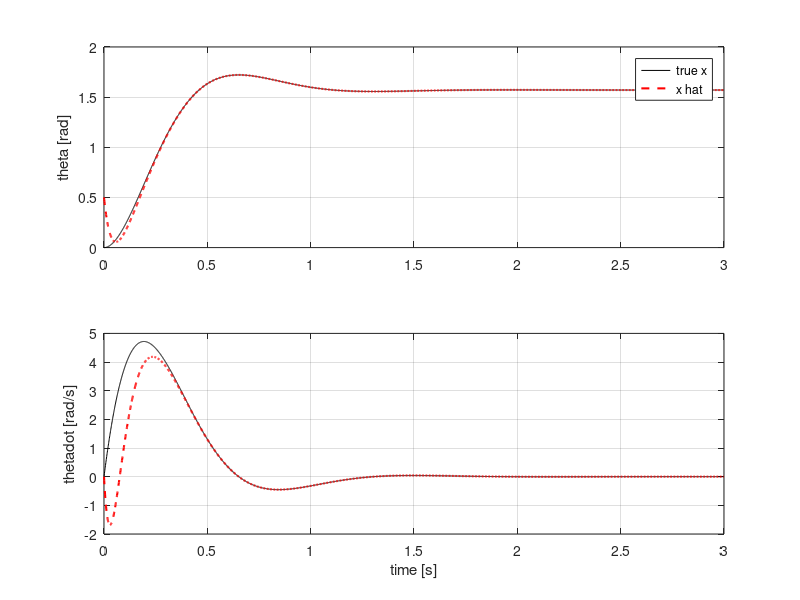
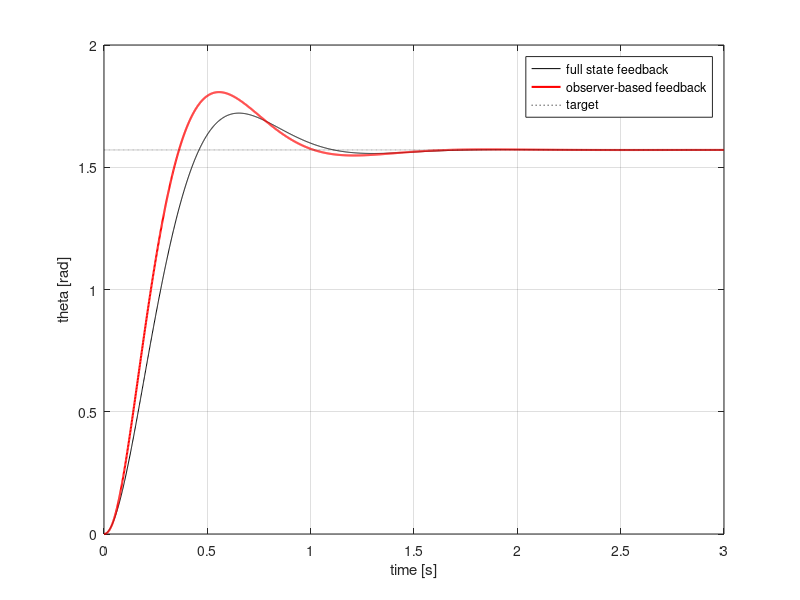

MATLAB code to generate these figures, in order:
clc
clear all
close all

%% Chapter 6 Controllability, Observerability, Full State Feedback and Observer design
% One DOF arm example
%% Define the parameters

J = 0.5; % inertia
b = 0.2; % damping
Td = 5;  % gravity torque (disturbance) : assumed constant

% Define the state-space model
A = [0 1; 0 -b/J];
B = [0; 1/J];
C = [1 0];
D = 0;

% Desired system performance
settlingTime = 1.11;       % desired settling time (s)
overshoot = 0.095;       % desired maximum overshoot, 9.5 %

% damping ratio and natural frquency (should be computed by hand)

% state vector x = [angular position; angular velocity];
% output y = position only since we only have a sensor to measure the
% position C = [1 0]

%% Check system controllability and observability

% Define the controllability matrix and observability matrix

CM = [B A*B];
OM = [C;C*A];

% But Matlab already have their function to check this
CM2 = ctrb(A, B);
OM2 = obsv(A, C);

% Verify full controllability and observability
isControllable = rank(CM) == size(A, 1)
isObservable = rank(OM) == size(A, 1)

isControllable2 = rank(CM2) == size(A, 1)
isObservable2 = rank(OM2) == size(A, 1)


%% Design the Full state feedabck controller

% Need to check what is the desired poles where we want to place
% HOW? : Check the desired system performance (O.S and settling time)
% And then compute the damping ratio and natural frequency and write the
% Second order characteristic equation and find the poles to satisfy the
% desired performances. (These formulas are exact only for a second-order system with no zeros.).
% This example s1 = -3.6 + 4.8j, s2 = -3.6 - 4.8j
% How we design for the higher order system : remind the class note.

% We need to design the K make our system poles place at desired position.
% Dimension of K is n by m (m: # of state, n: # of input)
% Example has m=2, n=1 so K = [k1 k2];
% Derive the formula by hand det(sI-(A-BK))=0
% s^2 + (0.4+2*k2)s + 2*k1 = s^2 +7.2s + 36 = 0
% by this we can identify k1 and k2
K = [18 3.4];
% Then your input be u = -K*x

% Matlab also have a function to find this K matrix by
K2 = place(A, B, [-3.6+4.8j, -3.6-4.8j]);     % K = [18  3.4];


%% Observer Design
% However, full state feedback should have 'full state'!!!! but our example
% is not (remind: y = only position, C= [1 0];

% Design the observer below with define x_hat: estimated state
% \dot(x_hat) = A*x_hat + B*(u-Td) + L*(y - C*x_hat)
% (we have disturbance 'Td' in our example)
% What is the goal of observer ? by designing the 'L' to make state x same with x_hat
% leading y - Cx_hat = Cx - Cx_hat = 0 => Observer = system state equation

% Dimension of L = # of state by # of measurement
% This example L = 2 by 1, L = [L1;L2];
% det(sI - (A-LC)) = 0 and Where do the observer poles go? Same procedure
% as the controller. but the spec is on the ERROR e (x_tilde), not on x:
% no overshoot in the error O.S = 0
% settling time Ts = 0.2 s
% Then we can compute the wn and zeta for x_tilde (error).
% poles:    s = -20, -20 (under this setup, it can be changed based on your
% choice).

% s^2 + (L1+0.4) + 0.4*L1 + L2 = s^2 + 40s + 400
% 0.4 + L1 = 40 and 0.4*L1 + L2 = 400

L = [39.6; 384.16];

% Matlab have a function to do it
L2 = acker(A', C', [-20 -20])'


%% Run simulation

% Step 1: check the observer before using it.
% The controller uses the TRUE state x (available only in simulation).
% The observer runs alongside and only produces x_hat.
% Compare x and x_hat. If x_hat converges to x, the observer works.
% x_hat starts from a wrong value on purpose, so there is an error to watch.

dt   = 0.001;
N    = 3000;               % 3 seconds
xref = [pi/2; 0];          % target: 90 deg, at rest
x    = [0; 0];             % true state
xhat = [0.5; 0];           % estimate, wrong on purpose
X    = zeros(2, N);
Xhat = zeros(2, N);

for k = 1:N
    X(:, k)    = x;                                            % save
    Xhat(:, k) = xhat;

    y = C*x;                                                   % sensor: theta only
    u = -K*(x - xref) + Td;                                    % controller uses TRUE x
    x    = x    + dt*(A*x    + B*(u - Td));                    % plant
    xhat = xhat + dt*(A*xhat + B*(u - Td) + L*(y - C*xhat));   % observer, alongside
end

t = (0:N-1)*dt;
subplot(2,1,1); plot(t, X(1,:), 'k', t, Xhat(1,:), 'r--', 'LineWidth', 1.5);
ylabel('theta [rad]'); legend('true x', 'x hat'); grid on;
subplot(2,1,2); plot(t, X(2,:), 'k', t, Xhat(2,:), 'r--', 'LineWidth', 1.5);
ylabel('thetadot [rad/s]'); xlabel('time [s]'); grid on;


%% Use estimate state from observer in full state feedback controller
% Step 2: close the loop on the estimate.

x_fs = [0; 0];             % arm A, true state
x_ob = [0; 0];             % arm B, true state
xhat = [0.5; 0];           % arm B, estimate (wrong on purpose)
X_fs = zeros(2, N);
X_ob = zeros(2, N);

for k = 1:N
    X_fs(:, k) = x_fs;                                         % save
    X_ob(:, k) = x_ob;

    % arm A: full state feedback
    u_fs = -K*(x_fs - xref) + Td;
    x_fs = x_fs + dt*(A*x_fs + B*(u_fs - Td));

    % arm B: observer-based feedback
    y    = C*x_ob;                                             % sensor: theta only
    u    = -K*(xhat - xref) + Td;
    x_ob = x_ob + dt*(A*x_ob + B*(u - Td));
    xhat = xhat + dt*(A*xhat + B*(u - Td) + L*(y - C*xhat));
end

figure;
plot(t, X_fs(1,:), 'k', t, X_ob(1,:), 'r', 'LineWidth', 1.5); hold on;
plot(t, xref(1)*ones(1, N), 'k:');
ylabel('theta [rad]'); xlabel('time [s]'); grid on;
legend('full state feedback', 'observer-based feedback', 'target');

% And compare the Overshoot between 
% overshoot: how far the peak goes past the target, as a percentage
OS_true = (max(X_fs(1,:)) - xref(1)) / xref(1) * 100
OS_obs = (max(X_ob(1,:)) - xref(1)) / xref(1) * 100
